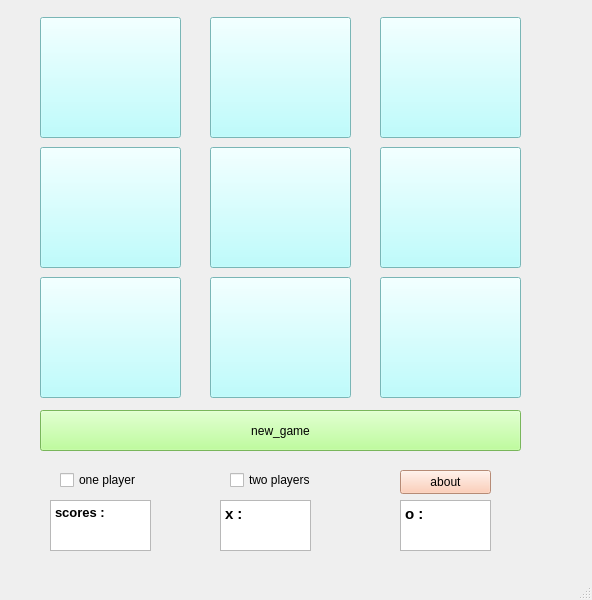
<?xml version="1.0" encoding="UTF-8"?>
<ui version="4.0">
 <class>MainWindow</class>
 <widget class="QMainWindow" name="MainWindow">
  <property name="geometry">
   <rect>
    <x>0</x>
    <y>0</y>
    <width>592</width>
    <height>600</height>
   </rect>
  </property>
  <property name="windowTitle">
   <string>MainWindow</string>
  </property>
  <widget class="QWidget" name="centralwidget">
   <widget class="QPushButton" name="btn_1">
    <property name="geometry">
     <rect>
      <x>40</x>
      <y>17</y>
      <width>141</width>
      <height>121</height>
     </rect>
    </property>
    <property name="sizePolicy">
     <sizepolicy hsizetype="Expanding" vsizetype="Fixed">
      <horstretch>0</horstretch>
      <verstretch>0</verstretch>
     </sizepolicy>
    </property>
    <property name="styleSheet">
     <string notr="true">background-color: rgb(170, 255, 255);</string>
    </property>
    <property name="text">
     <string/>
    </property>
   </widget>
   <widget class="QPushButton" name="btn_2">
    <property name="geometry">
     <rect>
      <x>210</x>
      <y>17</y>
      <width>141</width>
      <height>121</height>
     </rect>
    </property>
    <property name="sizePolicy">
     <sizepolicy hsizetype="Expanding" vsizetype="Fixed">
      <horstretch>0</horstretch>
      <verstretch>0</verstretch>
     </sizepolicy>
    </property>
    <property name="styleSheet">
     <string notr="true">background-color: rgb(170, 255, 255);</string>
    </property>
    <property name="text">
     <string/>
    </property>
   </widget>
   <widget class="QPushButton" name="btn_4">
    <property name="geometry">
     <rect>
      <x>40</x>
      <y>147</y>
      <width>141</width>
      <height>121</height>
     </rect>
    </property>
    <property name="sizePolicy">
     <sizepolicy hsizetype="Expanding" vsizetype="Fixed">
      <horstretch>0</horstretch>
      <verstretch>0</verstretch>
     </sizepolicy>
    </property>
    <property name="styleSheet">
     <string notr="true">background-color: rgb(170, 255, 255);</string>
    </property>
    <property name="text">
     <string/>
    </property>
   </widget>
   <widget class="QPushButton" name="btn_5">
    <property name="geometry">
     <rect>
      <x>210</x>
      <y>147</y>
      <width>141</width>
      <height>121</height>
     </rect>
    </property>
    <property name="sizePolicy">
     <sizepolicy hsizetype="Expanding" vsizetype="Fixed">
      <horstretch>0</horstretch>
      <verstretch>0</verstretch>
     </sizepolicy>
    </property>
    <property name="styleSheet">
     <string notr="true">background-color: rgb(170, 255, 255);</string>
    </property>
    <property name="text">
     <string/>
    </property>
   </widget>
   <widget class="QPushButton" name="btn_3">
    <property name="geometry">
     <rect>
      <x>380</x>
      <y>17</y>
      <width>141</width>
      <height>121</height>
     </rect>
    </property>
    <property name="sizePolicy">
     <sizepolicy hsizetype="Expanding" vsizetype="Fixed">
      <horstretch>0</horstretch>
      <verstretch>0</verstretch>
     </sizepolicy>
    </property>
    <property name="styleSheet">
     <string notr="true">background-color: rgb(170, 255, 255);</string>
    </property>
    <property name="text">
     <string/>
    </property>
   </widget>
   <widget class="QPushButton" name="btn_7">
    <property name="geometry">
     <rect>
      <x>40</x>
      <y>277</y>
      <width>141</width>
      <height>121</height>
     </rect>
    </property>
    <property name="sizePolicy">
     <sizepolicy hsizetype="Expanding" vsizetype="Fixed">
      <horstretch>0</horstretch>
      <verstretch>0</verstretch>
     </sizepolicy>
    </property>
    <property name="styleSheet">
     <string notr="true">background-color: rgb(170, 255, 255);</string>
    </property>
    <property name="text">
     <string/>
    </property>
   </widget>
   <widget class="QPushButton" name="btn_8">
    <property name="geometry">
     <rect>
      <x>210</x>
      <y>277</y>
      <width>141</width>
      <height>121</height>
     </rect>
    </property>
    <property name="sizePolicy">
     <sizepolicy hsizetype="Expanding" vsizetype="Fixed">
      <horstretch>0</horstretch>
      <verstretch>0</verstretch>
     </sizepolicy>
    </property>
    <property name="styleSheet">
     <string notr="true">background-color: rgb(170, 255, 255);</string>
    </property>
    <property name="text">
     <string/>
    </property>
   </widget>
   <widget class="QPushButton" name="btn_6">
    <property name="geometry">
     <rect>
      <x>380</x>
      <y>147</y>
      <width>141</width>
      <height>121</height>
     </rect>
    </property>
    <property name="sizePolicy">
     <sizepolicy hsizetype="Expanding" vsizetype="Fixed">
      <horstretch>0</horstretch>
      <verstretch>0</verstretch>
     </sizepolicy>
    </property>
    <property name="styleSheet">
     <string notr="true">background-color: rgb(170, 255, 255);</string>
    </property>
    <property name="text">
     <string/>
    </property>
   </widget>
   <widget class="QPushButton" name="btn_9">
    <property name="geometry">
     <rect>
      <x>380</x>
      <y>277</y>
      <width>141</width>
      <height>121</height>
     </rect>
    </property>
    <property name="sizePolicy">
     <sizepolicy hsizetype="Expanding" vsizetype="Fixed">
      <horstretch>0</horstretch>
      <verstretch>0</verstretch>
     </sizepolicy>
    </property>
    <property name="styleSheet">
     <string notr="true">background-color: rgb(170, 255, 255);</string>
    </property>
    <property name="text">
     <string/>
    </property>
   </widget>
   <widget class="QPushButton" name="newgame">
    <property name="geometry">
     <rect>
      <x>40</x>
      <y>410</y>
      <width>481</width>
      <height>41</height>
     </rect>
    </property>
    <property name="styleSheet">
     <string notr="true">background-color: rgb(170, 255, 127);</string>
    </property>
    <property name="text">
     <string>new_game</string>
    </property>
   </widget>
   <widget class="QCheckBox" name="checkBox">
    <property name="geometry">
     <rect>
      <x>60</x>
      <y>470</y>
      <width>111</width>
      <height>20</height>
     </rect>
    </property>
    <property name="text">
     <string>one player</string>
    </property>
   </widget>
   <widget class="QCheckBox" name="two_players">
    <property name="geometry">
     <rect>
      <x>230</x>
      <y>470</y>
      <width>141</width>
      <height>20</height>
     </rect>
    </property>
    <property name="text">
     <string>two players</string>
    </property>
   </widget>
   <widget class="QPushButton" name="about">
    <property name="geometry">
     <rect>
      <x>400</x>
      <y>470</y>
      <width>91</width>
      <height>24</height>
     </rect>
    </property>
    <property name="styleSheet">
     <string notr="true">background-color: rgb(255, 194, 165);</string>
    </property>
    <property name="text">
     <string>about</string>
    </property>
   </widget>
   <widget class="QTextEdit" name="textEdit">
    <property name="geometry">
     <rect>
      <x>50</x>
      <y>500</y>
      <width>101</width>
      <height>51</height>
     </rect>
    </property>
    <property name="html">
     <string>&lt;!DOCTYPE HTML PUBLIC &quot;-//W3C//DTD HTML 4.0//EN&quot; &quot;http://www.w3.org/TR/REC-html40/strict.dtd&quot;&gt;
&lt;html&gt;&lt;head&gt;&lt;meta name=&quot;qrichtext&quot; content=&quot;1&quot; /&gt;&lt;meta charset=&quot;utf-8&quot; /&gt;&lt;style type=&quot;text/css&quot;&gt;
p, li { white-space: pre-wrap; }
&lt;/style&gt;&lt;/head&gt;&lt;body style=&quot; font-family:'Segoe UI'; font-size:9pt; font-weight:400; font-style:normal;&quot;&gt;
&lt;p style=&quot; margin-top:0px; margin-bottom:0px; margin-left:0px; margin-right:0px; -qt-block-indent:0; text-indent:0px;&quot;&gt;&lt;span style=&quot; font-size:10pt; font-weight:700;&quot;&gt;scores :&lt;/span&gt;&lt;/p&gt;&lt;/body&gt;&lt;/html&gt;</string>
    </property>
   </widget>
   <widget class="QTextEdit" name="textEdit_2">
    <property name="geometry">
     <rect>
      <x>220</x>
      <y>500</y>
      <width>91</width>
      <height>51</height>
     </rect>
    </property>
    <property name="html">
     <string>&lt;!DOCTYPE HTML PUBLIC &quot;-//W3C//DTD HTML 4.0//EN&quot; &quot;http://www.w3.org/TR/REC-html40/strict.dtd&quot;&gt;
&lt;html&gt;&lt;head&gt;&lt;meta name=&quot;qrichtext&quot; content=&quot;1&quot; /&gt;&lt;meta charset=&quot;utf-8&quot; /&gt;&lt;style type=&quot;text/css&quot;&gt;
p, li { white-space: pre-wrap; }
&lt;/style&gt;&lt;/head&gt;&lt;body style=&quot; font-family:'Segoe UI'; font-size:9pt; font-weight:400; font-style:normal;&quot;&gt;
&lt;p style=&quot; margin-top:0px; margin-bottom:0px; margin-left:0px; margin-right:0px; -qt-block-indent:0; text-indent:0px;&quot;&gt;&lt;span style=&quot; font-size:11pt; font-weight:700;&quot;&gt;x :&lt;/span&gt;&lt;/p&gt;&lt;/body&gt;&lt;/html&gt;</string>
    </property>
   </widget>
   <widget class="QTextEdit" name="textEdit_3">
    <property name="geometry">
     <rect>
      <x>400</x>
      <y>500</y>
      <width>91</width>
      <height>51</height>
     </rect>
    </property>
    <property name="html">
     <string>&lt;!DOCTYPE HTML PUBLIC &quot;-//W3C//DTD HTML 4.0//EN&quot; &quot;http://www.w3.org/TR/REC-html40/strict.dtd&quot;&gt;
&lt;html&gt;&lt;head&gt;&lt;meta name=&quot;qrichtext&quot; content=&quot;1&quot; /&gt;&lt;meta charset=&quot;utf-8&quot; /&gt;&lt;style type=&quot;text/css&quot;&gt;
p, li { white-space: pre-wrap; }
&lt;/style&gt;&lt;/head&gt;&lt;body style=&quot; font-family:'Segoe UI'; font-size:9pt; font-weight:400; font-style:normal;&quot;&gt;
&lt;p style=&quot; margin-top:0px; margin-bottom:0px; margin-left:0px; margin-right:0px; -qt-block-indent:0; text-indent:0px;&quot;&gt;&lt;span style=&quot; font-size:11pt; font-weight:700;&quot;&gt;o :&lt;/span&gt;&lt;/p&gt;&lt;/body&gt;&lt;/html&gt;</string>
    </property>
   </widget>
  </widget>
  <widget class="QMenuBar" name="menubar">
   <property name="geometry">
    <rect>
     <x>0</x>
     <y>0</y>
     <width>592</width>
     <height>22</height>
    </rect>
   </property>
  </widget>
  <widget class="QStatusBar" name="statusbar"/>
 </widget>
 <resources/>
 <connections/>
</ui>
